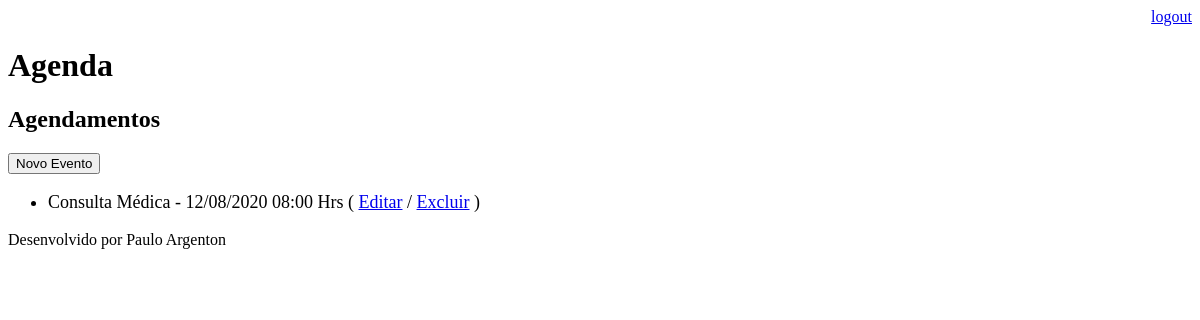
/agenda/ (signed in), run on an earlier commit of the app's database.
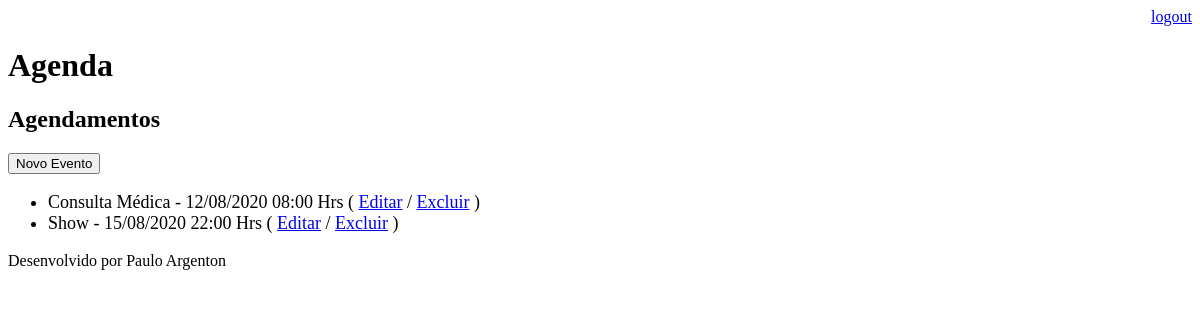
And on a later commit of the database.
### core/models.py (models this page shows, shortened)
class Evento(models.Model):
    titulo = models.CharField(max_length=100)
    descricao = models.TextField(blank=True, null=True)
    data_evento = models.DateTimeField(verbose_name='Data do Evento')
    data_criacao = models.DateTimeField(auto_now=True)
    usuario = models.ForeignKey(User, on_delete=models.CASCADE)
    class Meta:
        db_table = 'evento'
    def get_data_evento(self):
        return self.data_evento.strftime('%d/%m/%Y %H:%M Hrs')
    def get_evento_atrasado(self):
        if self.data_evento < datetime.now():
            return True
        else:
            return False

### core/views.py (the view)
# urls.py: path('agenda/', views.lista_eventos),
@login_required(login_url='/login/')
def lista_eventos(request):
    usuario = request.user
    data_atual = datetime.now() - timedelta(hours=1)
    evento = Evento.objects.filter(usuario=usuario,
                                   data_evento__gt=data_atual)
    dados = {'eventos':evento}
    return render(request, 'agenda.html', dados)

### templates/agenda.html
{% extends "model-page.html" %}
{% block content %}
    <h2>Agendamentos</h2>
    <a href="evento/">
        <button type="button">Novo Evento</button>
    </a>
    <ul style="font-size: 18px">
        {% for evento in eventos %}
            <li>
                <div style={% if evento.get_evento_atrasado %}
                              "color:red">
                           {% else %}
                              "color:black">
                           {% endif %}
                    {{ evento.titulo }} - {{ evento.get_data_evento }}
                    ( <a href="evento/?id={{ evento.id }}">Editar</a>
                    / <a href="evento/delete/{{ evento.id }}/">Excluir</a> )
                </div>
             </li>
        {% endfor %}
    </ul>
{% endblock %}

What changed in the data, as far as the page shows it:
added Evento: titulo "Show", get_data_evento "15/08/2020 22:00 Hrs"
